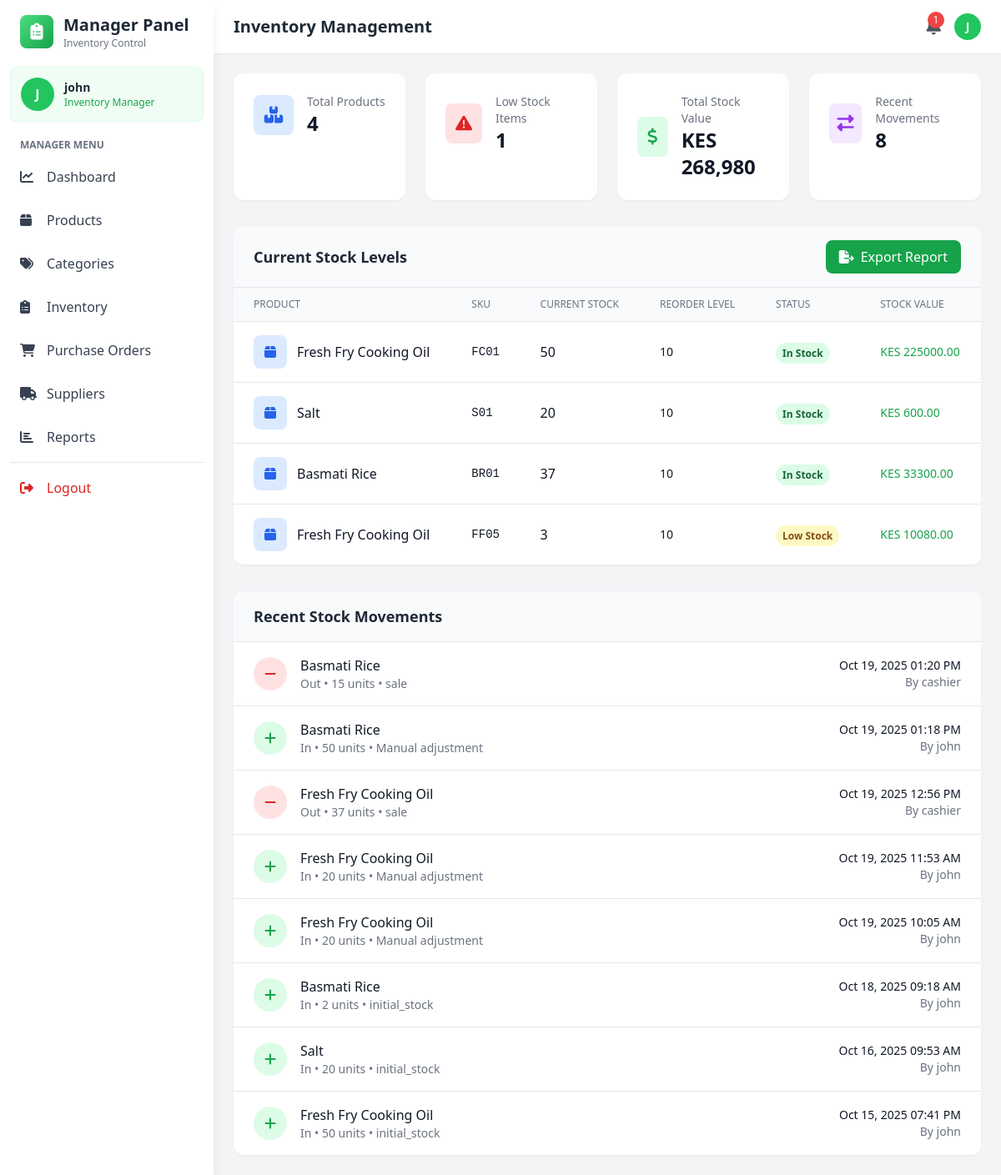
Page /manager/inventory (signed in) on the earlier database version.
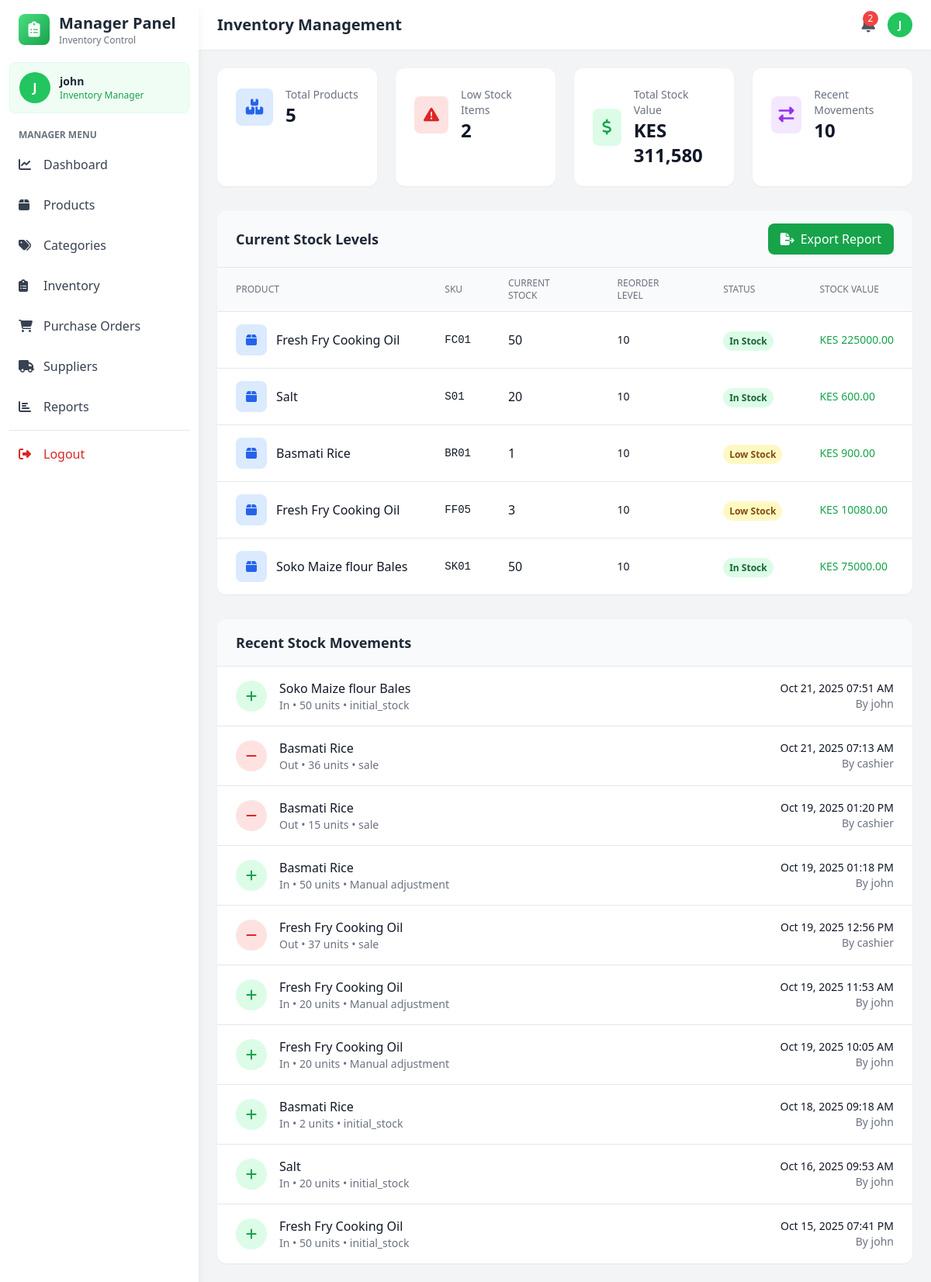
Same page on the later database version.
### models.py (models this page shows, shortened)
class User(UserMixin, db.Model):
    __tablename__='users'
    id = db.Column(db.Integer, primary_key=True)
    username = db.Column(db.String(80), unique=True, nullable=False)
    email = db.Column(db.String(120), unique=True, nullable=False)
    password_hash = db.Column(db.String(255), nullable=False)
    role = db.Column(db.String(20), nullable=False)
    is_active = db.Column(db.Boolean, default=True)
    created_at = db.Column(db.DateTime, default=datetime.utcnow)

class Product(db.Model):
    __tablename__ = 'products'
    id = db.Column(db.Integer, primary_key=True)
    name = db.Column(db.String(200), nullable=False)
    sku = db.Column(db.String(50), unique=True, nullable=False)  # Stock code
    description = db.Column(db.Text)
    cost_price = db.Column(db.Float, nullable=False)
    selling_price = db.Column(db.Float, nullable=False)
    quantity = db.Column(db.Integer, default=0)
    reorder_level = db.Column(db.Integer, default=10)
    category_id = db.Column(db.Integer, db.ForeignKey('categories.id'), nullable=False)
    supplier_id = db.Column(db.Integer, db.ForeignKey('suppliers.id'), nullable=False)
    created_at = db.Column(db.DateTime, default=datetime.utcnow)
    updated_at = db.Column(db.DateTime, default=datetime.utcnow, onupdate=datetime.utcnow)
    is_active = db.Column(db.Boolean, default=True)
    image_url = db.Column(db.String(500))  # For Cloudinary image URLs
    unit = db.Column(db.String(50), default='piece')  # piece, kg, liter, pack, box, etc.
    category = db.relationship('Category', backref='products')
    supplier = db.relationship('Supplier', backref='products')

class StockMovement(db.Model):
    __tablename__ = 'stock_movements'
    id = db.Column(db.Integer, primary_key=True)
    product_id = db.Column(db.Integer, db.ForeignKey('products.id'), nullable=False)
    movement_type = db.Column(db.String(20), nullable=False)  # 'in', 'out', 'adjustment'
    quantity = db.Column(db.Integer, nullable=False)
    reason = db.Column(db.String(100))
    user_id = db.Column(db.Integer, db.ForeignKey('users.id'), nullable=False)
    reference_id = db.Column(db.Integer)  # related sale or purchase
    reference_type = db.Column(db.String(20))  # 'sale' or 'purchase_order'
    timestamp = db.Column(db.DateTime, default=datetime.utcnow)
    product = db.relationship('Product', backref='stock_movements')
    user = db.relationship('User', backref='stock_movements')

### app.py (the view)
@app.route('/manager/inventory')
@login_required
def manage_inventory():
    if current_user.role not in ['admin', 'manager']:
        flash('Access denied', 'danger')
        return redirect(url_for('index'))
    products = Product.query.all()
    stock_movements = StockMovement.query.order_by(StockMovement.timestamp.desc()).limit(50).all()
    total_stock_value = sum(p.cost_price * p.quantity for p in products)
    low_stock_count = len([p for p in products if p.quantity <= p.reorder_level])
    return render_template('manager/inventory.html',
                         products=products,
                         stock_movements=stock_movements,
                         total_stock_value=total_stock_value,
                         low_stock_count=low_stock_count)

### app.py (called while the page is built)
@login_manager.user_loader
def load_user(user_id):
    return User.query.get(int(user_id))

### templates/manager/inventory.html (shortened to what this page needs)
<!DOCTYPE html>
<html lang="en">
<head>
    <script src="https://cdn.tailwindcss.com"></script>
    <link rel="stylesheet" href="https://cdnjs.cloudflare.com/ajax/libs/font-awesome/6.4.0/css/all.min.css">
</head>
<body class="bg-gray-100">
    <aside class="fixed top-0 left-0 z-40 w-64 h-screen bg-white shadow-lg">
        <div class="h-full px-3 py-4 overflow-y-auto">
            <div class="flex items-center mb-5 px-3">
                <div class="w-10 h-10 bg-gradient-to-br from-green-400 to-green-600 rounded-lg flex items-center justify-center">
                    <i class="fas fa-clipboard-list text-white text-xl"></i>
                </div>
                <div class="ml-3">
                    <h2 class="text-xl font-bold text-gray-800">Manager Panel</h2>
                    <p class="text-xs text-gray-500">Inventory Control</p>
                </div>
            </div>
            <div class="mb-5 p-3 bg-green-50 rounded-lg border border-green-100">
                <div class="flex items-center space-x-3">
                    <div class="w-10 h-10 bg-green-500 rounded-full flex items-center justify-center text-white font-bold">
                        {{ current_user.username[0].upper() }}
                    </div>
                    <div>
                        <p class="text-sm font-semibold text-gray-800">{{ current_user.username }}</p>
                        <p class="text-xs text-green-600">Inventory Manager</p>
                    </div>
                </div>
            </div>
            <nav class="space-y-2">
                <p class="px-3 text-xs font-semibold text-gray-500 uppercase mb-2">Manager Menu</p>
                <a href="{{ url_for('manager_dashboard') }}" class="nav-item flex items-center px-3 py-2.5 text-gray-700 rounded-lg">
                    <i class="fas fa-chart-line w-5"></i><span class="ml-3">Dashboard</span>
                </a>
                <a href="{{ url_for('manage_products') }}" class="nav-item flex items-center px-3 py-2.5 text-gray-700 rounded-lg">
                    <i class="fas fa-box w-5"></i><span class="ml-3">Products</span>
                </a>
                <a href="{{ url_for('manage_categories') }}" class="nav-item flex items-center px-3 py-2.5 text-gray-700 rounded-lg">
                    <i class="fas fa-tags w-5"></i><span class="ml-3">Categories</span>
                </a>
                <a href="{{ url_for('manage_inventory') }}" class="nav-item active flex items-center px-3 py-2.5 text-gray-700 rounded-lg">
                    <i class="fas fa-clipboard-list w-5"></i><span class="ml-3">Inventory</span>
                </a>
                <a href="{{ url_for('manage_purchase_orders') }}" class="nav-item flex items-center px-3 py-2.5 text-gray-700 rounded-lg">
                    <i class="fas fa-shopping-cart w-5"></i>
                    <span class="ml-3">Purchase Orders</span>
                </a>
                <a href="{{ url_for('manage_sup') }}"
                    class="nav-item flex items-center px-3 py-2.5 text-gray-700 rounded-lg">
                    <i class="fas fa-truck w-5"></i>
                    <span class="ml-3">Suppliers</span>
                </a>
                <a href="{{ url_for('manage_reports') }}"  class="nav-item flex items-center px-3 py-2.5 text-gray-700 rounded-lg">
                    <i class="fas fa-chart-bar w-5"></i>
                    <span class="ml-3">Reports</span>
                </a>
                <hr class="my-3 border-gray-200">
                <a href="{{ url_for('logout') }}" class="nav-item flex items-center px-3 py-2.5 text-red-600 rounded-lg hover:bg-red-50">
                    <i class="fas fa-sign-out-alt w-5"></i><span class="ml-3">Logout</span>
                </a>
            </nav>
        </div>
    </aside>
    <div class="ml-64">
        <header class="bg-white shadow-sm sticky top-0 z-30">
            <div class="flex items-center justify-between px-6 py-4">
                <h1 class="text-xl font-semibold text-gray-800">Inventory Management</h1>
                <div class="flex items-center space-x-4">
                    <button class="relative text-gray-600 hover:text-gray-800">
                        {% if low_stock_count > 0 %}
                        <span class="absolute -top-1 -right-1 bg-red-500 text-white text-xs w-5 h-5 rounded-full flex items-center justify-center">{{ low_stock_count }}</span>
                        {% endif %}
                    </button>
                    <div class="w-8 h-8 bg-green-500 rounded-full flex items-center justify-center text-white font-bold text-sm">
                        {{ current_user.username[0].upper() }}
                    </div>
                </div>
            </div>
        </header>
        <main class="p-6">
            <div class="grid grid-cols-1 md:grid-cols-4 gap-6 mb-8">
                <div class="bg-white rounded-xl shadow-sm p-6">
                    <div class="flex items-center">
                        <div class="w-12 h-12 bg-blue-100 rounded-lg flex items-center justify-center mr-4">
                            <i class="fas fa-boxes text-blue-600 text-xl"></i>
                        </div>
                        <div>
                            <p class="text-gray-500 text-sm">Total Products</p>
                            <p class="text-2xl font-bold text-gray-900">{{ products|length }}</p>
                        </div>
                    </div>
                </div>
                <div class="bg-white rounded-xl shadow-sm p-6">
                    <div class="flex items-center">
                        <div class="w-12 h-12 bg-red-100 rounded-lg flex items-center justify-center mr-4">
                            <i class="fas fa-exclamation-triangle text-red-600 text-xl"></i>
                        </div>
                        <div>
                            <p class="text-gray-500 text-sm">Low Stock Items</p>
                            <p class="text-2xl font-bold text-gray-900">{{ low_stock_count }}</p>
                        </div>
                    </div>
                </div>
                <div class="bg-white rounded-xl shadow-sm p-6">
                    <div class="flex items-center">
                        <div class="w-12 h-12 bg-green-100 rounded-lg flex items-center justify-center mr-4">
                            <i class="fas fa-dollar-sign text-green-600 text-xl"></i>
                        </div>
                        <div>
                            <p class="text-gray-500 text-sm">Total Stock Value</p>
                            <p class="text-2xl font-bold text-gray-900">KES {{ "{:,.0f}".format(total_stock_value) }}</p>
                        </div>
                    </div>
                </div>
                <div class="bg-white rounded-xl shadow-sm p-6">
                    <div class="flex items-center">
                        <div class="w-12 h-12 bg-purple-100 rounded-lg flex items-center justify-center mr-4">
                            <i class="fas fa-exchange-alt text-purple-600 text-xl"></i>
                        </div>
                        <div>
                            <p class="text-gray-500 text-sm">Recent Movements</p>
                            <p class="text-2xl font-bold text-gray-900">{{ stock_movements|length }}</p>
                        </div>
                    </div>
                </div>
            </div>
            <div class="bg-white rounded-xl shadow-sm overflow-hidden mb-8">
                <div class="px-6 py-4 border-b border-gray-200 bg-gray-50">
                    <div class="flex justify-between items-center">
                        <h3 class="text-lg font-semibold text-gray-800">Current Stock Levels</h3>
                        <button class="bg-green-600 hover:bg-green-700 text-white px-4 py-2 rounded-lg flex items-center">
                            <i class="fas fa-file-export mr-2"></i> Export Report
                        </button>
                    </div>
                </div>
                <table class="min-w-full divide-y divide-gray-200">
                    <thead class="bg-gray-50">
                        <tr>
                            <th class="px-6 py-3 text-left text-xs font-medium text-gray-500 uppercase">Product</th>
                            <th class="px-6 py-3 text-left text-xs font-medium text-gray-500 uppercase">SKU</th>
                            <th class="px-6 py-3 text-left text-xs font-medium text-gray-500 uppercase">Current Stock</th>
                            <th class="px-6 py-3 text-left text-xs font-medium text-gray-500 uppercase">Reorder Level</th>
                            <th class="px-6 py-3 text-left text-xs font-medium text-gray-500 uppercase">Status</th>
                            <th class="px-6 py-3 text-left text-xs font-medium text-gray-500 uppercase">Stock Value</th>
                        </tr>
                    </thead>
                    <tbody class="bg-white divide-y divide-gray-200">
                        {% for product in products %}
                        <tr class="hover:bg-gray-50">
                            <td class="px-6 py-4 whitespace-nowrap">
                                <div class="flex items-center">
                                    <div class="w-10 h-10 bg-blue-100 rounded-lg flex items-center justify-center mr-3">
                                        <i class="fas fa-box text-blue-600"></i>
                                    </div>
                                    <div class="font-medium text-gray-900">{{ product.name }}</div>
                                </div>
                            </td>
                            <td class="px-6 py-4 whitespace-nowrap text-sm text-gray-900 font-mono">{{ product.sku }}</td>
                            <td class="px-6 py-4 whitespace-nowrap">
                                <span class="font-medium text-gray-900">{{ product.quantity }}</span>
                            </td>
                            <td class="px-6 py-4 whitespace-nowrap text-sm text-gray-900">{{ product.reorder_level }}</td>
                            <td class="px-6 py-4 whitespace-nowrap">
                                {% if product.quantity == 0 %}
                                <span class="px-2 py-1 text-xs font-semibold rounded-full bg-red-100 text-red-800">Out of Stock</span>
                                {% elif product.quantity <= product.reorder_level %}
                                <span class="px-2 py-1 text-xs font-semibold rounded-full bg-yellow-100 text-yellow-800">Low Stock</span>
                                {% else %}
                                <span class="px-2 py-1 text-xs font-semibold rounded-full bg-green-100 text-green-800">In Stock</span>
                                {% endif %}
                            </td>
                            <td class="px-6 py-4 whitespace-nowrap text-sm font-medium text-green-600">
                                KES {{ "%.2f"|format(product.cost_price * product.quantity) }}
                            </td>
                        </tr>
                        {% endfor %}
                    </tbody>
                </table>
            </div>
            <div class="bg-white rounded-xl shadow-sm overflow-hidden">
                <div class="px-6 py-4 border-b border-gray-200 bg-gray-50">
                    <h3 class="text-lg font-semibold text-gray-800">Recent Stock Movements</h3>
                </div>
                <div class="divide-y divide-gray-200">
                    {% for movement in stock_movements %}
                    <div class="px-6 py-4 flex items-center justify-between hover:bg-gray-50">
                        <div class="flex items-center space-x-4">
                            <div class="w-10 h-10 rounded-full flex items-center justify-center
                                {% if movement.movement_type == 'in' %}bg-green-100 text-green-600
                                {% else %}bg-red-100 text-red-600{% endif %}">
                                <i class="fas fa-{% if movement.movement_type == 'in' %}plus{% else %}minus{% endif %}"></i>
                            </div>
                            <div>
                                <p class="font-medium text-gray-900">{{ movement.product.name }}</p>
                                <p class="text-sm text-gray-500">
                                    {{ movement.movement_type|title }} • {{ movement.quantity }} units • {{ movement.reason }}
                                </p>
                            </div>
                        </div>
                        <div class="text-right">
                            <p class="text-sm font-medium text-gray-900">{{ movement.timestamp.strftime('%b %d, %Y %I:%M %p') }}</p>
                            <p class="text-sm text-gray-500">By {{ movement.user.username }}</p>
                        </div>
                    </div>
                    {% else %}
                    <div class="px-6 py-8 text-center text-gray-500">
                        <i class="fas fa-exchange-alt text-4xl mb-3 text-gray-300"></i>
                        <p>No stock movements recorded yet</p>
                    </div>
                    {% endfor %}
                </div>
            </div>
        </main>
    </div>
</body>
</html>

Differences in the rows shown:
changed Product "Basmati Rice": quantity "37" → "1"; product.cost_price*product.quantity "33300.00" → "900.00"; quantity "In Stock" → "Low Stock"
added Product: name "Soko Maize flour Bales", sku "SK01", quantity "50", reorder_level "10", shows "In Stock", product.cost_price*product.quantity "75000.00"
added StockMovement: product.name "Soko Maize flour Bales", movement_type "In", quantity "50", reason "initial_stock", timestamp "Oct 21, 2025 07:51 AM", user.username "john"
added StockMovement: product.name "Basmati Rice", movement_type "Out", quantity "36", reason "sale", timestamp "Oct 21, 2025 07:13 AM", user.username "cashier"
Other differences:
{{ low_stock_count }}: "1" → "2"
{{ products|length }}: "4" → "5"
{{ "{:,.0f}".format(total_stock_value) }}: "268,980" → "311,580"
{{ stock_movements|length }}: "8" → "10"
